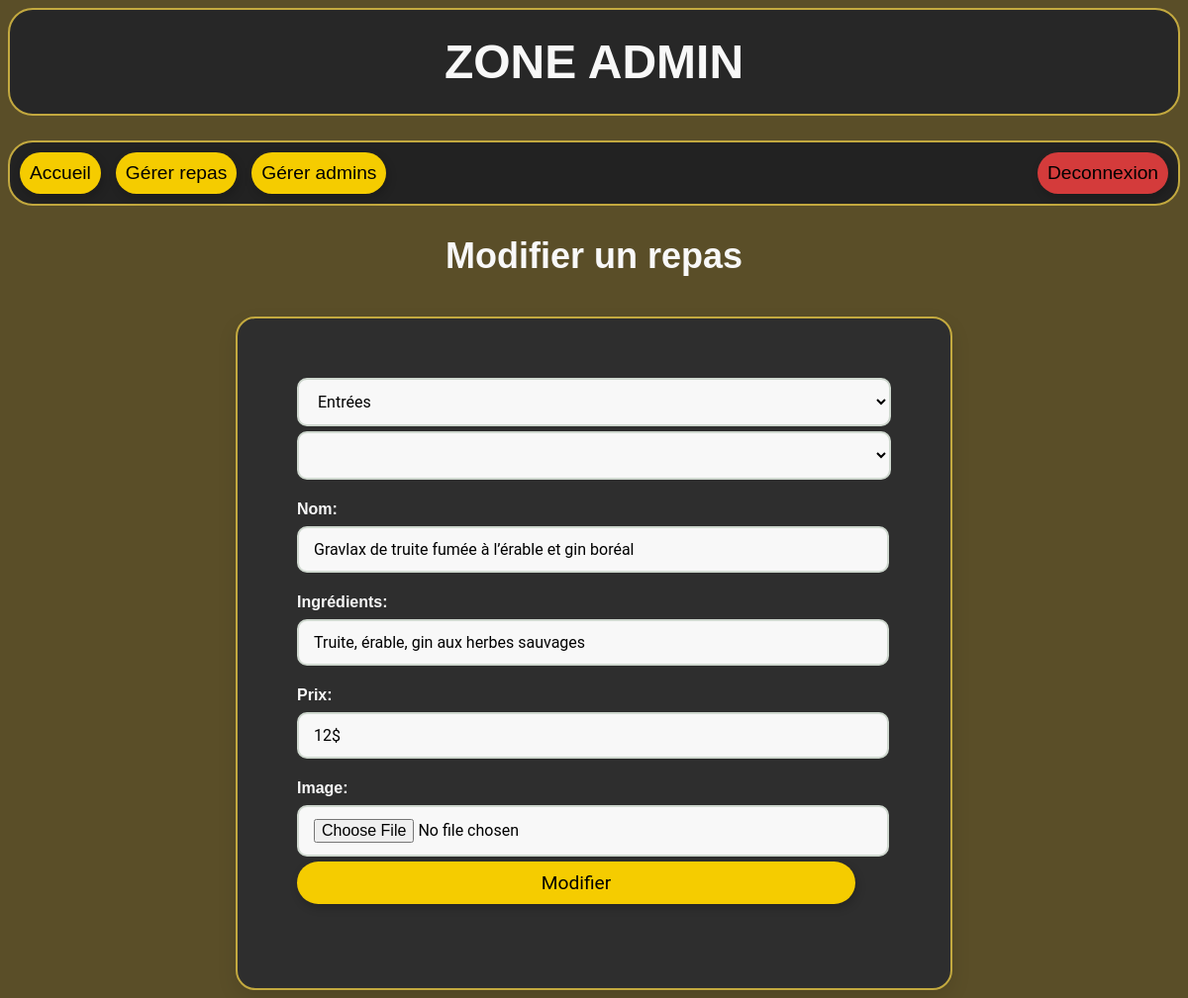
Page /admin/repas/modifier_repas.php?id=1 (signed in) on the committed database.
### tables this page shows
CREATE TABLE "repas" (
	"id"	INTEGER NOT NULL UNIQUE,
	"categorie_id"	INTEGER NOT NULL,
	"sous_categorie_id"	INTEGER,
	"nom"	TEXT NOT NULL,
	"ingredients"	TEXT,
	"prix"	TEXT NOT NULL,
	"url_image"	TEXT,
	PRIMARY KEY("id" AUTOINCREMENT)
);

CREATE TABLE "categories" (
	"id"	INTEGER NOT NULL UNIQUE,
	"nom"	TEXT NOT NULL,
	PRIMARY KEY("id" AUTOINCREMENT)
);

### admin/repas/modifier_repas.php (the view, shortened to what this page needs)
<?php
    include "../../includes/base.php";
    if (empty($_POST)) {
        $id = $_GET["id"];
        $sql = "
        SELECT *
        FROM repas
        WHERE id = :id
    ";
        $stmt = $bdd->prepare($sql);
        $stmt->execute([
            ":id" => $id,
        ]);
        $repas = $stmt->fetch();
        $sql = "
        SELECT *
        FROM categories
    ";
        $stmt = $bdd->prepare($sql);
        $stmt->execute([]);
        $categories = $stmt->fetchAll();
        $sql = "
        SELECT *
        FROM sous_categories
    ";
        $stmt = $bdd->prepare($sql);
        $stmt->execute([]);
        $sous_categories = $stmt->fetchAll();
    }
    ?>
<!DOCTYPE html>
<html lang="en">
    <head>
    <link rel="stylesheet" href="../../css/style_admin.css">
</head>
<body>
    <h1>Zone admin</h1>
    <nav>
        <a class="changement_page" href="../index.php"> Accueil </a>
        <a class="changement_page" href="repas.php"> Gérer repas </a>
        <a class="changement_page" href="../employes/gestion_admin.php"> Gérer admins </a>
        <a class="deconnexion" href="../deconnexion.php"> Deconnexion </a>
    </nav>
    <h2>Modifier un repas</h2>
    <form action="modifier_repas.php" method="post" enctype="multipart/form-data">
        <select name="categorie_id">
        <?php foreach ($categories as $categorie): ?>
            <option
                value="<?= $categorie["id"] ?>"<?php if ($repas["categorie_id"] == $categorie["id"]): ?>selected<?php endif ?>> <?= $categorie["nom"] ?>
            </option>
        <?php endforeach ?>
        </select>
        <select name="sous_categorie_id">
            <option value="null"></option>
        <?php foreach ($sous_categories as $sous_categorie): ?>
            <option
                value="<?= $sous_categorie["id"] ?>"<?php if ($repas["sous_categorie_id"] == $sous_categorie["id"]): ?>selected<?php endif ?>> <?= $sous_categorie["nom"] ?>
            </option>
        <?php endforeach ?>
        </select>
        <p>Nom: </p>
        <input name="nom" type="text" value="<?= $repas["nom"]?>">
        <p>Ingrédients: </p>
        <input name="ingredients" type="text"  value="<?= $repas["ingredients"]?>">
        <p>Prix: </p>
        <input name="prix" type="text"  value="<?= $repas["prix"]?>">
        <p>Image: </p>
        <input name="image" type="file">
        <div>
            <input class="modifier" type="submit" value="Modifier">
        </div>
    </form>
</body>
</html>

### css/style_admin.css (style rules this page uses)
body { font-family: Arial, Helvetica, sans-serif; background-color: #5a4e28; }
h1 { margin: 0 0 25px 0; color: #F8F8F8; background-color: #272727; padding: 25px; border-radius: 25px; text-align: center; font-size: 48px; text-transform: uppercase; font-family: 'Raleway', sans-serif; border: 2px solid #C3A93F; }
h2, p.bienvenu { font-size: 36px; color: #F8F8F8; text-align: center; font-family: 'Raleway', sans-serif; }
p { font-family: 'Raleway', sans-serif; }
nav { background-color: #222222; padding: 10px; border-radius: 25px; display: flex; justify-content: center; gap: 15px; margin-bottom: 15px; border: 2px solid #C3A93F; }
a, input.modifier, input.ajouter { border: none; padding: 10px; border-radius: 50px; text-decoration: none; color: black; font-size: larger; box-shadow: 2px 4px 10px rgba(0, 0, 0, 0.2); text-align: center; }
input, select { font-size: 16px; padding: 2px; margin-bottom: 5px; }
form p { font-weight: bold; }
form { background-color: #2e2e2e; border-radius: 20px; max-width: 600px; margin: 0 auto; margin-top: 40px; padding: 60px; box-shadow: 0 8px 20px rgba(0, 0, 0, 0.1); font-family: 'Roboto', sans-serif; border: 2px solid #C3A93F; }
form div { margin-bottom: 20px; }
form p { margin-bottom: 8px; font-weight: bold; color: #F8F8F8; }
form input, form select { width: 100%; padding: 12px 15px; border: 2px solid #cfd8cf; border-radius: 10px; font-size: 1em; font-family: 'Roboto', sans-serif; background-color: #F8F8F8; transition: 0.3s border-color; }
form input { width: 94%; }

### rows in the picture
repas: categorie_id "Entrées", nom "Gravlax de truite fumée à l’érable et gin boréal", ingredients "Truite, érable, gin aux herbes sauvages", prix "12$"
